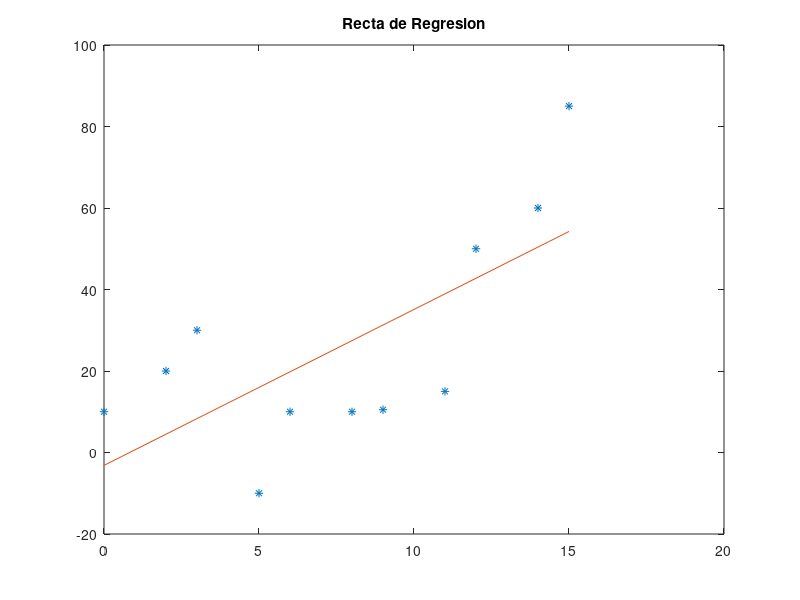

This figure's MATLAB source:
x = [0 2 3 5 6 8 9 11 12 14 15];
y = [10 20 30 -10 10 10 10.5 15 50 60 85];

p=polyfit(x,y,1)

a=p(1,1);
b=p(1,2);

fprintf('La ecuacion de la recta de regresion es y =(%0.4f)*x+(%0.4f)\n',a,b)

plot(x,y,'*',[0,15],[polyval(p,0),polyval(p,15)])
title('Recta de Regresion')
 